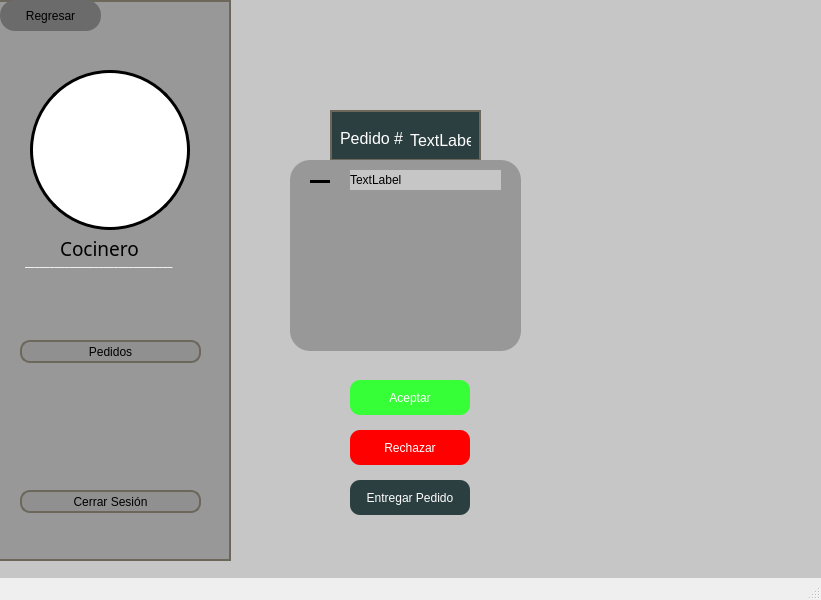
<?xml version="1.0" encoding="UTF-8"?>
<ui version="4.0">
 <class>MainWindow</class>
 <widget class="QMainWindow" name="MainWindow">
  <property name="geometry">
   <rect>
    <x>0</x>
    <y>0</y>
    <width>821</width>
    <height>600</height>
   </rect>
  </property>
  <property name="windowTitle">
   <string>MainWindow</string>
  </property>
  <widget class="QWidget" name="centralwidget">
   <widget class="QWidget" name="widget" native="true">
    <property name="geometry">
     <rect>
      <x>0</x>
      <y>0</y>
      <width>951</width>
      <height>641</height>
     </rect>
    </property>
    <property name="sizePolicy">
     <sizepolicy hsizetype="Preferred" vsizetype="Preferred">
      <horstretch>20</horstretch>
      <verstretch>20</verstretch>
     </sizepolicy>
    </property>
    <property name="layoutDirection">
     <enum>Qt::LeftToRight</enum>
    </property>
    <property name="autoFillBackground">
     <bool>false</bool>
    </property>
    <property name="styleSheet">
     <string notr="true">background-color: rgb(198, 198, 198);</string>
    </property>
    <widget class="QPushButton" name="pushButton">
     <property name="geometry">
      <rect>
       <x>0</x>
       <y>0</y>
       <width>101</width>
       <height>31</height>
      </rect>
     </property>
     <property name="styleSheet">
      <string notr="true">background-color: rgb(107, 107, 107);
border-radius: 15px;</string>
     </property>
     <property name="text">
      <string>Regresar</string>
     </property>
     <property name="icon">
      <iconset>
       <normaloff>../Imagenes proyecto/Imagenes proyecto/regresar.svg</normaloff>../Imagenes proyecto/Imagenes proyecto/regresar.svg</iconset>
     </property>
    </widget>
    <widget class="QLabel" name="label_5">
     <property name="geometry">
      <rect>
       <x>480</x>
       <y>0</y>
       <width>111</width>
       <height>111</height>
      </rect>
     </property>
     <property name="styleSheet">
      <string notr="true"/>
     </property>
     <property name="text">
      <string/>
     </property>
     <property name="pixmap">
      <pixmap>../Imagenes proyecto/Imagenes proyecto/logo.png</pixmap>
     </property>
     <property name="scaledContents">
      <bool>true</bool>
     </property>
    </widget>
    <widget class="QWidget" name="widget_3" native="true">
     <property name="geometry">
      <rect>
       <x>-10</x>
       <y>0</y>
       <width>241</width>
       <height>561</height>
      </rect>
     </property>
     <property name="font">
      <font>
       <family>Arial Narrow</family>
      </font>
     </property>
     <property name="styleSheet">
      <string notr="true">background-color: rgb(152, 152, 152);
border: 2px solid #6B675A;</string>
     </property>
     <widget class="QLabel" name="label_3">
      <property name="geometry">
       <rect>
        <x>40</x>
        <y>70</y>
        <width>160</width>
        <height>160</height>
       </rect>
      </property>
      <property name="styleSheet">
       <string notr="true">border-radius: 80px;
background-color: rgb(255, 255, 255);
border: 3px solid rgb(0,0,0);</string>
      </property>
      <property name="text">
       <string/>
      </property>
      <property name="pixmap">
       <pixmap>../Imagenes proyecto/Imagenes proyecto/-chef.webp</pixmap>
      </property>
      <property name="scaledContents">
       <bool>true</bool>
      </property>
     </widget>
     <widget class="QPushButton" name="pushButton_3">
      <property name="geometry">
       <rect>
        <x>30</x>
        <y>490</y>
        <width>181</width>
        <height>23</height>
       </rect>
      </property>
      <property name="mouseTracking">
       <bool>true</bool>
      </property>
      <property name="styleSheet">
       <string notr="true">border-radius: 10px;
background-color: rgb(144, 144, 144);</string>
      </property>
      <property name="text">
       <string>Cerrar Sesión</string>
      </property>
     </widget>
     <widget class="QPushButton" name="pushButton_4">
      <property name="geometry">
       <rect>
        <x>30</x>
        <y>340</y>
        <width>181</width>
        <height>23</height>
       </rect>
      </property>
      <property name="mouseTracking">
       <bool>true</bool>
      </property>
      <property name="styleSheet">
       <string notr="true">border-radius: 10px;
background-color: rgb(144, 144, 144);</string>
      </property>
      <property name="text">
       <string>Pedidos</string>
      </property>
      <property name="icon">
       <iconset>
        <normaloff>../Imagenes proyecto/Imagenes proyecto/book-open-solid.svg</normaloff>../Imagenes proyecto/Imagenes proyecto/book-open-solid.svg</iconset>
      </property>
     </widget>
     <widget class="QLabel" name="label">
      <property name="geometry">
       <rect>
        <x>35</x>
        <y>253</y>
        <width>191</width>
        <height>16</height>
       </rect>
      </property>
      <property name="font">
       <font>
        <family>Arial Black</family>
        <weight>75</weight>
        <bold>true</bold>
       </font>
      </property>
      <property name="styleSheet">
       <string notr="true">border: none;
color: #FFFFFF;</string>
      </property>
      <property name="text">
       <string>______________________________</string>
      </property>
     </widget>
     <widget class="QLabel" name="label_16">
      <property name="geometry">
       <rect>
        <x>70</x>
        <y>240</y>
        <width>141</width>
        <height>16</height>
       </rect>
      </property>
      <property name="font">
       <font>
        <family>Arial Black</family>
        <pointsize>14</pointsize>
       </font>
      </property>
      <property name="styleSheet">
       <string notr="true">border:none;</string>
      </property>
      <property name="text">
       <string>Cocinero</string>
      </property>
     </widget>
    </widget>
    <widget class="QWidget" name="widget_4" native="true">
     <property name="geometry">
      <rect>
       <x>330</x>
       <y>110</y>
       <width>151</width>
       <height>51</height>
      </rect>
     </property>
     <property name="styleSheet">
      <string notr="true">background-color: rgb(43, 63, 65);
border: 2px solid #6B675A;</string>
     </property>
     <widget class="QLabel" name="label_4">
      <property name="geometry">
       <rect>
        <x>10</x>
        <y>20</y>
        <width>71</width>
        <height>16</height>
       </rect>
      </property>
      <property name="font">
       <font>
        <pointsize>12</pointsize>
       </font>
      </property>
      <property name="styleSheet">
       <string notr="true">border: none;
color: rgb(255, 255, 255);</string>
      </property>
      <property name="text">
       <string>Pedido #</string>
      </property>
     </widget>
     <widget class="QLabel" name="label_6">
      <property name="geometry">
       <rect>
        <x>80</x>
        <y>20</y>
        <width>61</width>
        <height>21</height>
       </rect>
      </property>
      <property name="font">
       <font>
        <pointsize>12</pointsize>
       </font>
      </property>
      <property name="styleSheet">
       <string notr="true">Border: none;
color: rgb(255, 255, 255);</string>
      </property>
      <property name="text">
       <string>TextLabel</string>
      </property>
     </widget>
    </widget>
    <widget class="QListView" name="listView">
     <property name="geometry">
      <rect>
       <x>290</x>
       <y>160</y>
       <width>231</width>
       <height>191</height>
      </rect>
     </property>
     <property name="styleSheet">
      <string notr="true">background-color: rgb(152, 152, 152);
border: 2px;
border-radius: 20px;
</string>
     </property>
    </widget>
    <widget class="QLabel" name="label_2">
     <property name="geometry">
      <rect>
       <x>350</x>
       <y>170</y>
       <width>151</width>
       <height>20</height>
      </rect>
     </property>
     <property name="text">
      <string>TextLabel</string>
     </property>
    </widget>
    <widget class="Line" name="line">
     <property name="geometry">
      <rect>
       <x>310</x>
       <y>180</y>
       <width>20</width>
       <height>3</height>
      </rect>
     </property>
     <property name="styleSheet">
      <string notr="true">background-color: rgb(0, 0, 0);</string>
     </property>
     <property name="orientation">
      <enum>Qt::Horizontal</enum>
     </property>
    </widget>
    <widget class="QPushButton" name="pushButton_2">
     <property name="geometry">
      <rect>
       <x>350</x>
       <y>380</y>
       <width>120</width>
       <height>35</height>
      </rect>
     </property>
     <property name="styleSheet">
      <string notr="true">background-color: rgb(55, 255, 55);
color: rgb(255, 255, 255);
border: 2px;
border-radius: 10px;</string>
     </property>
     <property name="text">
      <string>Aceptar</string>
     </property>
    </widget>
    <widget class="QPushButton" name="pushButton_5">
     <property name="geometry">
      <rect>
       <x>350</x>
       <y>430</y>
       <width>120</width>
       <height>35</height>
      </rect>
     </property>
     <property name="styleSheet">
      <string notr="true">background-color: rgb(255, 0, 0);
color: rgb(255, 255, 255);
border-radius: 10px;</string>
     </property>
     <property name="text">
      <string>Rechazar</string>
     </property>
    </widget>
    <widget class="QPushButton" name="pushButton_6">
     <property name="geometry">
      <rect>
       <x>350</x>
       <y>480</y>
       <width>120</width>
       <height>35</height>
      </rect>
     </property>
     <property name="styleSheet">
      <string notr="true">background-color: rgb(43, 63, 65);
color: rgb(255, 255, 255);
border-radius: 10px;</string>
     </property>
     <property name="text">
      <string>Entregar Pedido</string>
     </property>
    </widget>
    <zorder>label_5</zorder>
    <zorder>widget_3</zorder>
    <zorder>pushButton</zorder>
    <zorder>widget_4</zorder>
    <zorder>listView</zorder>
    <zorder>label_2</zorder>
    <zorder>line</zorder>
    <zorder>pushButton_2</zorder>
    <zorder>pushButton_5</zorder>
    <zorder>pushButton_6</zorder>
   </widget>
  </widget>
  <widget class="QMenuBar" name="menubar">
   <property name="geometry">
    <rect>
     <x>0</x>
     <y>0</y>
     <width>821</width>
     <height>21</height>
    </rect>
   </property>
  </widget>
  <widget class="QStatusBar" name="statusbar"/>
 </widget>
 <resources/>
 <connections/>
</ui>
